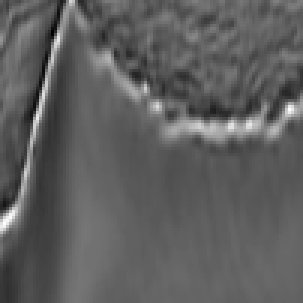
#> input picture tgs_salt/1bd1c8c771.png, 101 x 101 px (shown 3 times larger)
$ jupyter execute --allow-errors 'msk morf ops.ipynb'
#> lines starting #> are read from the running program, lines starting #| are printed output that depends on the picture; after the words box and inside, x2 and y2 are one past the last pixel; in counts of white or black regions, pixels touching at a corner belong together
### suport/patchesMethods.py
# Python program to illustrate HoughLine
# method for line detection
import cv2
import numpy as np
import os
import matplotlib.pyplot as plt
import pandas as pd
import suport.locals as locals


# Rotaciona a imagem em torno do centro
# [166 lines left out: functions rotateImage, loadDataBase, makePatchMask, incomplete, load, sampleBreak and 2 more, not called in this run]

#show all images in imagesList
def showImages(images, imagesTitle,size=(5,5)):
    n = len(images)
    if n > 1:
            fig, axs = plt.subplots(1, n , figsize=size)
            for i in range(n):
                axs[i].imshow(images[i],cmap= 'gray')
                if len(imagesTitle) > 0: axs[i].set_title(imagesTitle[i])
                axs[i].axis('off')
            plt.show()
    if n == 1:
        plt.figure(figsize=size)
        if len(imagesTitle)==1 : plt.title(imagesTitle[0])
        plt.title(imagesTitle[0])
        plt.imshow(images[0],cmap = 'gray')
        plt.axis('off')
        plt.show()


# [29 lines left out: functions swap, cropPatch, not called in this run]

class Patch:
    # [127 lines left out: functions __init__, showLines, probHough, searchAnglesinRange, searchNearestPatchByAngle, searchNearestPatchByAngleAndHistogram and 3 more, not called in this run]

### suport/msk morf ops.ipynb
[cell 1]
import cv2
import numpy as np
import matplotlib.pyplot as plt
import patchesMethods as pm

[cell 2]
# Calculating Masks
def create_Masks(mask):
    # edge definition
    edges = cv2.Canny(mask,100,200)
    kernel = np.ones((11,11))
    dilated_edge = cv2.dilate(edges, kernel, iterations=1)
    inv_edge     = cv2.bitwise_not(dilated_edge)

    # Inverting the mask
    mask_inverted = cv2.bitwise_not(mask)

    # Normalize to the range [0., 1.]
    mask = mask.astype(np.float64) / 255.
    mask_inverted = mask_inverted.astype(np.float64) / 255.
    dilated_edge = dilated_edge.astype(np.float64) / 255.
    inv_edge     = inv_edge.astype(np.float64) / 255.

    zone0 = mask * inv_edge
    zone1 = mask_inverted * inv_edge

    fullmask = zone0*1 + dilated_edge*2 +zone1*3

    return dilated_edge, zone0, zone1, fullmask


def sampleBreak(sample, mask):
    dilated_edge, zone0, zone1, fullmask = create_Masks(mask)
    sample_dilated_edge = sample * dilated_edge
    sample_reduced  = sample * zone0
    sample_inverted = sample * zone1
    return sample_dilated_edge, sample_reduced, sample_inverted

def incomplete(mask):
    # The texture can be synthesized while the mask has unfilled entries.
    mh, mw = mask.shape[:2]
    num_completed = np.count_nonzero(mask)
    num_incomplete = (mh * mw) - num_completed
    return num_incomplete

def load(path):
    sample = cv2.imread(path)
    sample = cv2.cvtColor(sample, cv2.COLOR_BGR2GRAY)
    return sample

[cell 3]
sample_path="../tgs_salt/1bd1c8c771.png"
sample_semantic_mask_path="../tgs_salt/1bd1c8c771Mask.png"
generat_mask_path="../tgs_salt/0bdd44d530Mask.png"

[cell 4]
mask = cv2.imread(sample_semantic_mask_path)
# if not null
if mask is not None:
    mask = cv2.cvtColor(mask, cv2.COLOR_BGR2GRAY)
    edges = cv2.Canny(mask,100,200)
    kernel = np.ones((5,5))
    dilated_edge = cv2.dilate(edges, kernel, iterations=1)
    # plt imshow 3 columns
    plt.figure(figsize=(5,5))
    plt.subplot(131),plt.imshow(mask,cmap = 'gray')
    plt.title('Original Mask'), plt.xticks([]), plt.yticks([])
    plt.axis('off')
    plt.subplot(132),plt.imshow(edges,cmap = 'gray')
    plt.title('Edge'), plt.xticks([]), plt.yticks([])
    plt.axis('off')
    plt.subplot(133),plt.imshow(dilated_edge,cmap = 'gray')
    plt.title('Dilated edge 5'), plt.xticks([]), plt.yticks([])
    plt.axis('off')
    plt.show()
else:
    print("Mask not found")

[cell 5]
img= cv2.imread(sample_path)
#> img is the input picture: shape (101, 101, 3); min 0, max 255, mean 94.2

[cell 6]
sample_path="../tgs_salt/1bd1c8c771.png"
original = cv2.imread(sample_path)

[cell 7]
original = cv2.imread(sample_path)
edges = cv2.Canny(original,100,200)
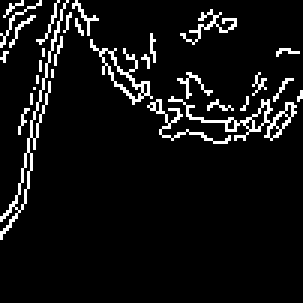
#> edges: shape (101, 101) (shown 3 times larger); 7.1% white in thin lines or dots, all inside (x1, y1, x2, y2) = (0, 0, 101, 80)

# This returns an array of r and theta values
lines  = cv2.HoughLines(edges, 1, np.pi/36, 30)
#> lines = [[19, 0.175], [23, 0.262], [17, 0.175], [21, 0.262], [-13, 2.36], [-11, 2.36], [27, 1.75]]
 # Probabilistic Line Transform
linesP = cv2.HoughLinesP(edges, 1, np.pi / 180, 50, None, 50, 10)
#> linesP = [[2, 76, 24, 1]]

img  = original.copy()
imgP = original.copy()

# The below for loop runs till r and theta values
# are in the range of the 2d array
for r_theta in lines:
	arr = np.array(r_theta[0], dtype=np.float64)
	r, theta = arr
	a = np.cos(theta)
	b = np.sin(theta)
	x0 = a*r
	y0 = b*r
	x1 = int(x0 + 1000*(-b))
	y1 = int(y0 + 1000*(a))
	x2 = int(x0 - 1000*(-b))
	y2 = int(y0 - 1000*(a))
	cv2.line(img, (x1, y1), (x2, y2), (0, 0, 255), 2)
#> this loop made 7 passes
#> (r, theta, a, b, x0, y0, x1, y1) on passes 1 to 7: (19, 0.175, 0.985, 0.174, 18.71, 3.3, -154, 988), (23, 0.262, 0.966, 0.259, 22.22, 5.95, -236, 971), (17, 0.175, 0.985, 0.174, 16.74, 2.95, -156, 987), (21, 0.262, 0.966, 0.259, 20.28, 5.44, -238, 971), (-13, 2.36, -0.707, 0.707, 9.19, -9.19, -697, -716), (-11, 2.36, -0.707, 0.707, 7.78, -7.78, -699, -714), (27, 1.75, -0.174, 0.985, -4.69, 26.59, -989, -147)
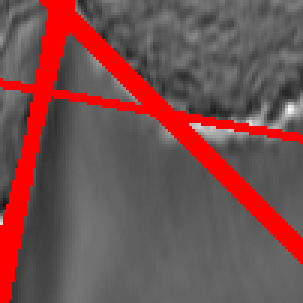
#> img: shape (101, 101, 3) (shown 3 times larger); 15.72% of pixels changed, all inside (x1, y1, x2, y2) = (0, 0, 101, 101)

# Draw the lines
if linesP is not None:
	for i in range(0, len(linesP)):
		l = linesP[i][0]
		cv2.line(imgP, (l[0], l[1]), (l[2], l[3]), (0,0,255), 3, cv2.LINE_AA)
#> this loop made 1 pass
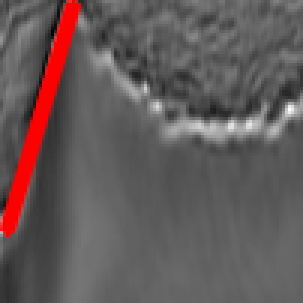
#> imgP: shape (101, 101, 3) (shown 3 times larger); 5.47% of pixels changed, all inside (x1, y1, x2, y2) = (0, 0, 28, 79)

# All the changes made in the input image are finally
# written on a new image houghlines.jpg
#cv2.imwrite('masklinesDetected.jpg', img)
plt.imshow(img)
plt.show()

[cell 8]
# All the changes made in the input image are finally
# written on a new image houghlines.jpg
cv2.imwrite('masklinesDetected.jpg', original)
plt.imshow(img)
plt.show()

[cell 9]
pm.showImages([original, img, imgP], ["Original", "Standart", "Probabilistic"], (5, 5))
#> in showImages, `n = len(images)`: n = 3
#> in showImages, `plt.show()`:
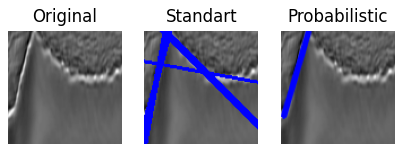
#> figure drawn by matplotlib, 3 panels; B, G, R data is drawn as R, G, B

[cell 10]
sample = load(sample_path)
#> (the rest of this cell did not finish here and is left out)

generat_mask = load(generat_mask_path)

pm.showImages([sample, sample_semantic_mask, generat_mask], ["Sample", "Semantic Mask", "Generated Mask"], (15, 15))

[cell 11]
sample = cv2.imread("../tgs_salt/1bd1c8c771.png")
# Convert original to sample representation.
sample = cv2.cvtColor(sample, cv2.COLOR_BGR2GRAY)

# Convert sample to floating point and normalize to the range [0., 1.]
sample = sample.astype(np.float64)
sample = sample / 255.

# Create Masks

#> (a cell that did not finish here is left out)

# Particiona Amostra

#> (a cell that did not finish here is left out)

#> (a cell that did not finish here is left out)

# Load images and show

#> (a cell that did not finish here is left out)

#> (a cell that did not finish here is left out)

$ run again, with tgs_salt/0a19821a16.png copied over tgs_salt/1bd1c8c771.png
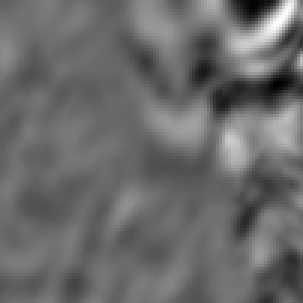
#> input picture tgs_salt/0a19821a16.png, 101 x 101 px (shown 3 times larger)
#> img is the input picture: shape (101, 101, 3); min 0, max 255, mean 106.6
#> `edges = cv2.Canny(original,100,200)`:
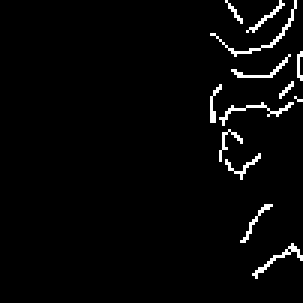
#> edges: shape (101, 101) (shown 3 times larger); 2.9% white in thin lines or dots, all inside (x1, y1, x2, y2) = (70, 0, 101, 93)
#> lines = None
#> n = 3
#> in showImages, `plt.show()`:
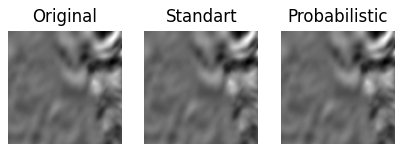
#> figure drawn by matplotlib, 3 panels
